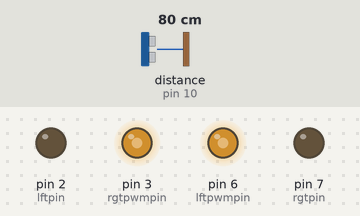
The sketch below on a simulated Arduino Uno, built with avr-gcc and run on an emulated ATmega328P. Shown: output pins drawn as LEDs (lit = HIGH). Wiring (inferred from the names in the program): ultrasonic range finder: trigger pin 12; echo pin 10. The inputs (shaded band) are chosen by the test bench; at power-on: distance to the obstacle (sensor on pin 10) 80 cm. The echo pulse lasts 58.3 µs per cm; pins used as bus, display or sensor lines are not drawn.

Above: at 1.8 s.
1.9 s: distance to the obstacle (sensor on pin 10) set to 22 cm
3.4 s: distance to the obstacle (sensor on pin 10) set to 18 cm
At 4.7 s:
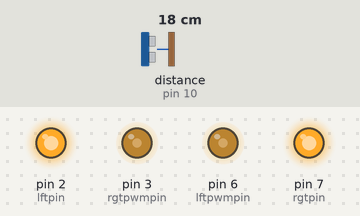
11.5 s: distance to the obstacle (sensor on pin 10) set to 35 cm
At 14.0 s:
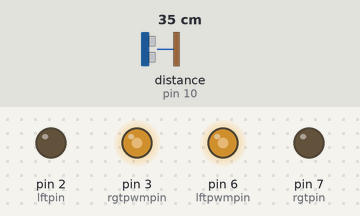
14.5 s: distance to the obstacle (sensor on pin 10) set to 2 cm
At 19.1 s:
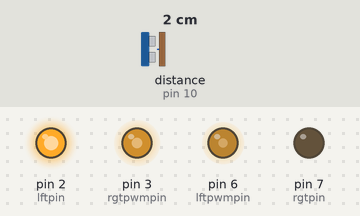
Timing chart, 0 to 19.6 s (numbered marks = the images above; inputs shaded):
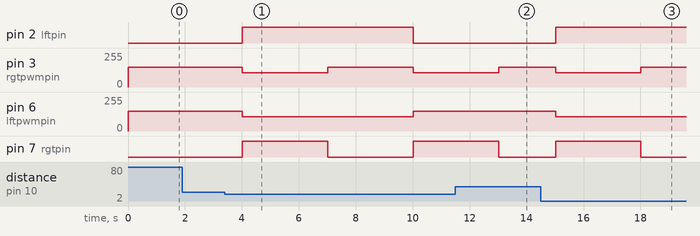

Measured:
- the behaviour switches between 21 and 20 cm on distance to the obstacle (sensor on pin 10) (found by bisection; images 0 and 1)
- after the input at 1.9 s, every drawn part: stays the same
- after the input at 3.4 s, pin 2 (lftpin): LOW → HIGH after 0.62 s, → LOW 6.0 s later; pin 3 (rgtpwmpin): 150/255 → 106/255 after 0.62 s, → 150/255 3.0 s later, → 106/255 3.0 s later; pin 6 (lftpwmpin): 150/255 → 106/255 after 0.62 s, → 150/255 6.0 s later; pin 7 (rgtpin): LOW → HIGH after 0.62 s, → LOW 3.0 s later, → HIGH 3.0 s later
- after the input at 11.5 s, pin 2 (lftpin): stays LOW (without the input it goes to HIGH after 2.5 s); pin 3 (rgtpwmpin): goes on until 13.0 s, then stays 150/255; pin 6 (lftpwmpin): stays 150/255 (without the input it goes to 106/255 after 2.5 s); pin 7 (rgtpin): goes on until 13.0 s, then stays LOW
- after the input at 14.5 s, pin 2 (lftpin): LOW → HIGH after 0.52 s; pin 3 (rgtpwmpin): 150/255 → 106/255 after 0.52 s, → 150/255 3.0 s later; pin 6 (lftpwmpin): 150/255 → 106/255 after 0.52 s; pin 7 (rgtpin): LOW → HIGH after 0.52 s, → LOW 3.0 s later

The sketch:

obstacle_avoiding_car1.ino
```cpp
const int lftpin =2;
const int lftpwmpin =6;
const int rgtpin =7;
const int rgtpwmpin = 3;
const int trigpin=12;
const int echopin =10;
int value =0;
int cm=0;

void setup(){
  Serial.begin(9600);
  pinMode(lftpin,OUTPUT);
  pinMode(lftpwmpin,INPUT);
  pinMode(rgtpin,OUTPUT);
  pinMode(rgtpwmpin,OUTPUT);
  pinMode(trigpin,OUTPUT);
  pinMode(echopin,INPUT);
  digitalWrite(trigpin,LOW);

}
void loop(){
 int i=distance();
// Serial.println(i);
  if(i>0 && i<20){
  backward();
delay(3000);
leftturn();
delay(3000);
rightturn();
delay(3000);
forward();
  }
  else{
     forward();
  }
}
void forward(){
 int val =150;
digitalWrite(rgtpin,0);
analogWrite(rgtpwmpin,val);
digitalWrite(lftpin,0);
analogWrite(lftpwmpin,val);
  delay(1000);

}
void backward(){
 int val =-150;
digitalWrite(rgtpin,1);
analogWrite(rgtpwmpin,val);
digitalWrite(lftpin,1);
analogWrite(lftpwmpin,val);

}
void leftturn(){
int val =150;
digitalWrite(rgtpin,0);
analogWrite(rgtpwmpin,val);
digitalWrite(lftpin,1);
analogWrite(lftpwmpin,val*-1);

}
void rightturn(){
int val =150;
digitalWrite(rgtpin,1);
analogWrite(rgtpwmpin,val*-1);
digitalWrite(lftpin,0);
analogWrite(lftpwmpin,val);

}
int distance(){
 digitalWrite(trigpin,HIGH);
 delayMicroseconds(20);
 digitalWrite(trigpin,LOW);
 value=pulseIn(echopin,HIGH);
 cm=value/58;
 return cm;
}
```
